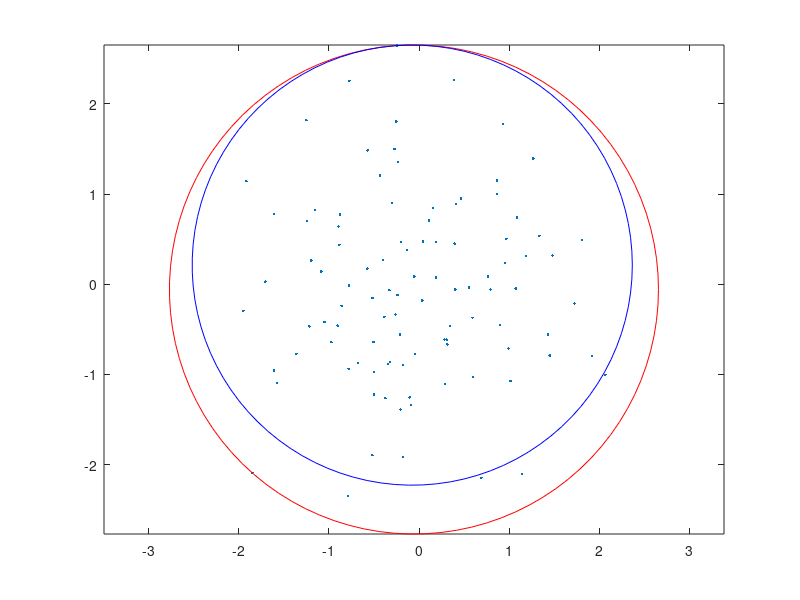

Source code (MATLAB):
%% Circle to fit round data
% Put a circle of the smallest radius which touches at least two points of
% the sample.

n = 100;
points =  randn(2,n);

plot(points(1,:),points(2,:),'.')

total = sum(points,2);
COM = total ./ length(points);

dist_sq = ( COM(1,1) - points(1,:) ).^2 + ( COM(2,1) - points(2,:) ).^2;

[max_dist_sq,index] = max(dist_sq);

dist = sqrt(max_dist_sq);

%% draw a Circle

t = linspace(0,2*pi);
hold on

axis equal
plot(dist*cos(t) + COM(1,1), dist*sin(t) + COM(2,1),'r')

%% Move the Circle towards the intersection point

int_sect = points(:,index);

division = ( ( int_sect(2,1) - COM(2,1) ) / (int_sect(1,1) - COM(1,1)) ); 

ang = atan( division );

factor = 1-0.1;
new_dist = dist*factor;

x_val = new_dist*cos(ang);
y_val = new_dist*sin(ang); 

if int_sect(1,1) > COM(1,1)
    x_val = -x_val;
    y_val = -y_val;    
end

new_c = [int_sect(1,1) + x_val ; int_sect(2,1) + y_val ];

plot(new_dist*cos(t) + new_c(1,1), new_dist*sin(t) + new_c(2,1), 'b' )

%% Find the next furthest point from the same center

points_1 = points;
points_1(:,index) = [];

dist_sq_1 = ( COM(1,1) - points_1(1,:) ).^2 + ( COM(2,1) - points_1(2,:) ).^2;

[max_dist_sq_1,index] = max(dist_sq_1);

% max distance to the next largest point from the COM
dist_1 = sqrt(max_dist_sq_1);





